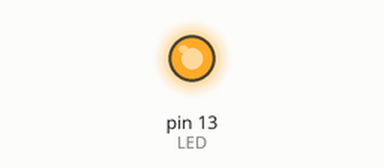
This sketch was run on a simulated Arduino Uno, built with avr-gcc and run on an emulated ATmega328P. Parts: output pins drawn as LEDs (lit = HIGH).

Above: at 0.5 s.
At 63.5 s:
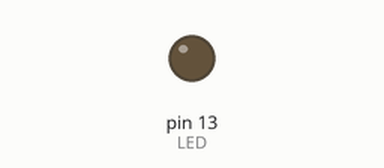
Timing chart, 0 to 65.0 s (numbered marks = the images above):
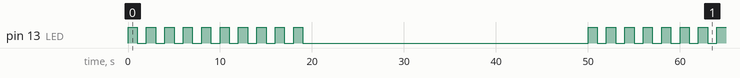

The sketch:

for.ino
```cpp
/* FECHA:06/04/2020
 * AUTOR: Elías Montenegro Ramos
 * DESCRIPCIÓN DEL PROGRAMA: Verificación de la estructura for.
 */
// definición de variables.

int LED =13;  //El Led está conectado en el pin 13 de la placa.

void setup()
     {
     pinMode (LED, OUTPUT);
     }

void loop()
{
     for (int i = 0; i<10; i++)
         { digitalWrite (LED, HIGH); // Encendemos el LED.
           delay (1000);
           digitalWrite (LED, LOW); // Encendemos el LED.
           delay (1000);
         }
      digitalWrite (LED, LOW); // Encendemos el LED.
      delay (30000);
}
```

Measured:
- by itself, pin 13 (LED): repeats every 50.0 s: 9 × (LOW 1.0 s, HIGH 1.0 s), LOW 31.0 s, HIGH 1.0 s
- by itself, everything shown: repeats every 50.0 s, in 20 steps
